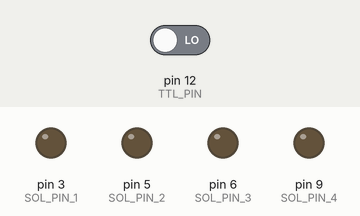
Bench run of a sketch on a simulated Arduino Uno, built with avr-gcc and run on an emulated ATmega328P. On the bench: output pins drawn as LEDs (lit = HIGH). Dashed ring = blinking. The test bench sets the inputs (shaded band); at power-on: pin 12 (TTL_PIN) LOW.

Above: at 1.2 s.
1.3 s: pin 12 (TTL_PIN) driven HIGH
At 2.0 s:
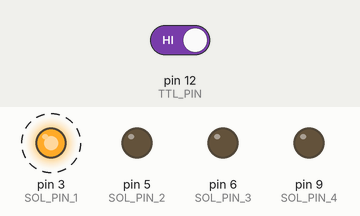
Timing chart, 0 to 10.3 s (numbered marks = the images above; inputs shaded):
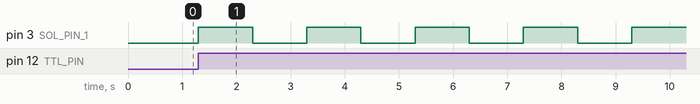

Measured:
- after the input at 1.3 s, pin 3 (SOL_PIN_1): alternates HIGH for 1.0 s and LOW for 1.0 s, starting at once

The sketch:

TTL-olfactory-stimulator.ino
```cpp
/*
 TTL-Olfactory-stimulator
 Author: Nicholas Mei
*/

// Fast Pin operations using port registers
// Code from: http://masteringarduino.blogspot.com/2013/10/fastest-and-smallest-digitalread-and.html
#define portOfPin(P)\
  (((P)>=0&&(P)<8)?&PORTD:(((P)>7&&(P)<14)?&PORTB:&PORTC)) // If Pin # is >= 0 and < 8 return PORTD address, otherwise if Pin # is greater than 7 and less than 14 return PORTB, otherwise return PORTC
#define ddrOfPin(P)\
  (((P)>=0&&(P)<8)?&DDRD:(((P)>7&&(P)<14)?&DDRB:&DDRC))
#define pinOfPin(P)\
  (((P)>=0&&(P)<8)?&PIND:(((P)>7&&(P)<14)?&PINB:&PINC))
#define pinIndex(P)((uint8_t)(P>13?P-14:P&7))
#define pinMask(P)((uint8_t)(1<<pinIndex(P)))

#define pinAsInput(P) *(ddrOfPin(P))&=~pinMask(P)
#define pinAsInputPullUp(P) *(ddrOfPin(P))&=~pinMask(P);digitalHigh(P)
#define pinAsOutput(P) *(ddrOfPin(P))|=pinMask(P)
#define digitalLow(P) *(portOfPin(P))&=~pinMask(P)
#define digitalHigh(P) *(portOfPin(P))|=pinMask(P)
#define isHigh(P)((*(pinOfPin(P))& pinMask(P))>0)
#define isLow(P)((*(pinOfPin(P))& pinMask(P))==0)
#define digitalState(P)((uint8_t)isHigh(P))

// Set pin numbers
const byte TTL_PIN = 12;               // Arduino will expect TTL pulse input on pin 12
const byte SOL_PIN_1 = 3;
const byte SOL_PIN_2 = 5;
const byte SOL_PIN_3 = 6;
const byte SOL_PIN_4 = 9;

// Note: using unsigned long will guarantee overflow proof code
// micros diff comparisons will be the equivalent to: (current_micros-ttl_time) % 4,294,967,295
unsigned long ttl_time = 0;            // variable to store when a TTL pulse is received by the Arduino
unsigned long solenoid_on_time = 0;
unsigned long current_micros = 0;
unsigned long micros_elapsed = 0;

boolean solenoid_state = LOW;
boolean run_solenoid_timer = false;

/*============== User Defined Variables ==================*/
float des_sol_on_time = 1;      // Desired ON time for a solenoid (in seconds)
float des_post_ttl_delay = 0;     // Desired amount of time to wait after TTL pulse to turn on solenoid (in seconds)
float sol_cooldown = 1;         // After a bout of olfactory stimulation, this is the length of time (in seconds) to 'cooldown' before allowing activation of the solenoid again
int num_bouts = 6;               // Number of bouts of odor stimulation to deliver after receiving a TTL pulse (inter-bout interval time will be determined by 'solenoid_cooldown')

// Perform conversions from user defined variables (in seconds) to microseconds
const float desired_solenoid_on_time = des_sol_on_time * 1000000;
const float desired_post_ttl_delay = des_post_ttl_delay * 1000000;
const float solenoid_cooldown = sol_cooldown * 1000000;
const int num_stim_bouts = num_bouts;

/*===================== Setup ==============================*/
void setup() {
  // Set the digital pins as inputs or output:
  pinAsInput(TTL_PIN);
  pinAsOutput(SOL_PIN_1);
  pinAsOutput(SOL_PIN_2);
  pinAsOutput(SOL_PIN_3);
  pinAsOutput(SOL_PIN_4);

  // Start serial comms and set baud rate to 115200
  // Only needed for debugging
  //Serial.begin(115200);
}

/*===================== Olfactory Stimulator Timing Loop ========================= */
void loop() {

  // Check if we have recieved a TTL pulse
  if (isHigh(TTL_PIN) && run_solenoid_timer == false) {
    //Serial.print("Received a TTL!\n");
    run_solenoid_timer = true;
    ttl_time = micros();
    num_bouts = num_stim_bouts;
  }

// Debug code for when we don't have a TTL pulse generator
//  if(Serial.available() > 0) {
//    int val = Serial.read();
//    Serial.print("Received a TTL!\n");
//    run_solenoid_timer = true;
//    ttl_time = micros();
//    num_bouts = num_stim_bouts;
//  }

  // Check if we're in solenoid timer mode or not
  if (run_solenoid_timer == true) {
    current_micros = micros();
    micros_elapsed = current_micros - ttl_time;

    if (solenoid_state == LOW) {
      // Have we waited enough time after the TTL?
      if (micros_elapsed > desired_post_ttl_delay) {
        solenoid_state = HIGH;
        digitalHigh(SOL_PIN_1);
        //Serial.print("Solenoid is now HIGH\n");
        //Serial.println(micros());
        solenoid_on_time = micros();
      }
    }
    else {
      if (current_micros - solenoid_on_time > desired_solenoid_on_time) {
        solenoid_state = LOW;
        digitalLow(SOL_PIN_1);
        //Serial.print("Solenoid is now LOW");
        //Serial.println(micros());
        run_solenoid_timer = false;

        // After we turn off the solenoid (1 bout of olfactory stimulation), delay (blocks) until our cooldown has ellapsed
        // delay() function pauses program (in milleseconds)
        delay((unsigned long)(solenoid_cooldown/1000));

        if (num_bouts > 1) {
          run_solenoid_timer = true;
          ttl_time = micros();
          num_bouts--;
        }
      }
    }
  }
}
```
